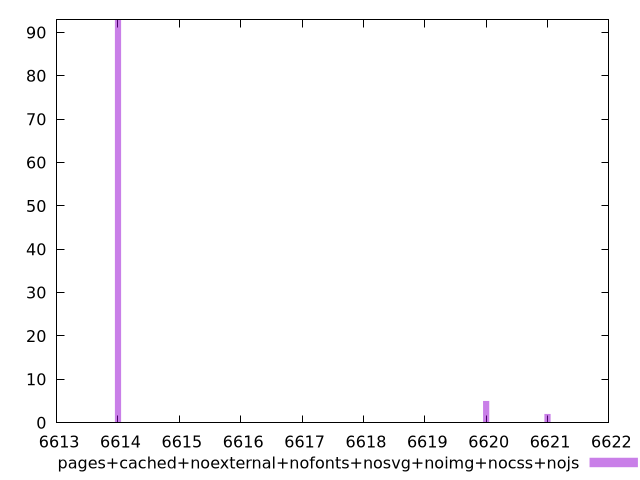

Write the gnuplot code that produced this figure.
$_pagesCachedNoexternalNofontsNosvgNoimgNocssNojs <<EOF
6614 93
6620 5
6621 2
EOF
set key outside below
set terminal pngcairo
set output "report_00006_2020-11-02T20-21-41.718Z/total-byte-weight/pages+cached+noexternal+nofonts+nosvg+noimg+nocss+nojs//raw_hist.png"
set yrange [0:93]
set boxwidth 0.1
set style fill transparent solid 0.5 noborder
plot $_pagesCachedNoexternalNofontsNosvgNoimgNocssNojs title "pages+cached+noexternal+nofonts+nosvg+noimg+nocss+nojs" with boxes ,
